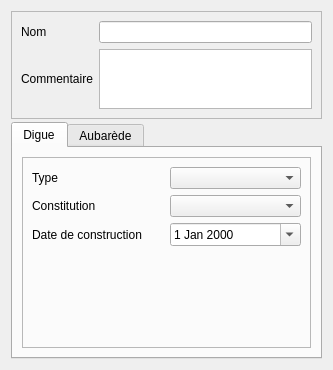
<?xml version="1.0" encoding="UTF-8"?>
<ui version="4.0">
 <class>Form</class>
 <widget class="QWidget" name="Form">
  <property name="geometry">
   <rect>
    <x>0</x>
    <y>0</y>
    <width>333</width>
    <height>370</height>
   </rect>
  </property>
  <property name="windowTitle">
   <string>Form</string>
  </property>
  <layout class="QVBoxLayout" name="verticalLayout" stretch="1,0,10">
   <property name="spacing">
    <number>3</number>
   </property>
   <item>
    <widget class="QFrame" name="frame_5">
     <property name="frameShape">
      <enum>QFrame::StyledPanel</enum>
     </property>
     <property name="frameShadow">
      <enum>QFrame::Raised</enum>
     </property>
     <layout class="QGridLayout" name="gridLayout_5">
      <item row="1" column="1">
       <widget class="QTextBrowser" name="textBrowser_commentaire">
        <property name="maximumSize">
         <size>
          <width>16777215</width>
          <height>60</height>
         </size>
        </property>
        <property name="readOnly">
         <bool>false</bool>
        </property>
       </widget>
      </item>
      <item row="1" column="0">
       <widget class="QLabel" name="label_15">
        <property name="text">
         <string>Commentaire</string>
        </property>
       </widget>
      </item>
      <item row="0" column="0">
       <widget class="QLabel" name="label">
        <property name="text">
         <string>Nom</string>
        </property>
       </widget>
      </item>
      <item row="0" column="1">
       <widget class="QLineEdit" name="lineEdit_nom"/>
      </item>
     </layout>
    </widget>
   </item>
   <item>
    <widget class="QTabWidget" name="tabWidget">
     <property name="currentIndex">
      <number>0</number>
     </property>
     <widget class="QWidget" name="tab">
      <attribute name="title">
       <string>Digue</string>
      </attribute>
      <layout class="QVBoxLayout" name="verticalLayout_2">
       <item>
        <widget class="QFrame" name="frame">
         <property name="frameShape">
          <enum>QFrame::StyledPanel</enum>
         </property>
         <property name="frameShadow">
          <enum>QFrame::Raised</enum>
         </property>
         <layout class="QGridLayout" name="gridLayout_2">
          <item row="0" column="0">
           <widget class="QLabel" name="label_2">
            <property name="text">
             <string>Type</string>
            </property>
           </widget>
          </item>
          <item row="1" column="0">
           <widget class="QLabel" name="label_3">
            <property name="text">
             <string>Constitution</string>
            </property>
           </widget>
          </item>
          <item row="1" column="1">
           <widget class="QComboBox" name="comboBox_contitution"/>
          </item>
          <item row="3" column="1">
           <spacer name="verticalSpacer_2">
            <property name="orientation">
             <enum>Qt::Vertical</enum>
            </property>
            <property name="sizeHint" stdset="0">
             <size>
              <width>20</width>
              <height>40</height>
             </size>
            </property>
           </spacer>
          </item>
          <item row="0" column="1">
           <widget class="QComboBox" name="comboBox_type"/>
          </item>
          <item row="2" column="0">
           <widget class="QLabel" name="label_9">
            <property name="text">
             <string>Date de construction</string>
            </property>
            <property name="wordWrap">
             <bool>true</bool>
            </property>
           </widget>
          </item>
          <item row="2" column="1">
           <widget class="QDateEdit" name="dateEdit_datecontruct">
            <property name="calendarPopup">
             <bool>true</bool>
            </property>
           </widget>
          </item>
         </layout>
        </widget>
       </item>
      </layout>
     </widget>
     <widget class="QWidget" name="tab_2">
      <attribute name="title">
       <string>Aubarède</string>
      </attribute>
      <layout class="QGridLayout" name="gridLayout_3">
       <item row="3" column="1">
        <widget class="QComboBox" name="comboBox_aubaredevegarboree"/>
       </item>
       <item row="2" column="1">
        <widget class="QComboBox" name="comboBox_aubaredevegarbustive"/>
       </item>
       <item row="1" column="1">
        <widget class="QComboBox" name="comboBox_aubaredevegherbacee"/>
       </item>
       <item row="0" column="0">
        <widget class="QLabel" name="label_4">
         <property name="text">
          <string>Largeur</string>
         </property>
        </widget>
       </item>
       <item row="0" column="1">
        <widget class="QComboBox" name="comboBox_aubaredelargeur"/>
       </item>
       <item row="1" column="0">
        <widget class="QLabel" name="label_5">
         <property name="text">
          <string>Végétation herbacée</string>
         </property>
         <property name="wordWrap">
          <bool>true</bool>
         </property>
        </widget>
       </item>
       <item row="5" column="1">
        <widget class="QTextBrowser" name="textBrowser_aubaredecommentaire">
         <property name="readOnly">
          <bool>false</bool>
         </property>
        </widget>
       </item>
       <item row="5" column="0">
        <widget class="QLabel" name="label_8">
         <property name="text">
          <string>Commentaire</string>
         </property>
        </widget>
       </item>
       <item row="6" column="1">
        <spacer name="verticalSpacer_3">
         <property name="orientation">
          <enum>Qt::Vertical</enum>
         </property>
         <property name="sizeHint" stdset="0">
          <size>
           <width>20</width>
           <height>40</height>
          </size>
         </property>
        </spacer>
       </item>
       <item row="2" column="0">
        <widget class="QLabel" name="label_7">
         <property name="text">
          <string>Végétation arbustive</string>
         </property>
         <property name="wordWrap">
          <bool>true</bool>
         </property>
        </widget>
       </item>
       <item row="3" column="0">
        <widget class="QLabel" name="label_6">
         <property name="text">
          <string>Végétation arborée</string>
         </property>
         <property name="wordWrap">
          <bool>true</bool>
         </property>
        </widget>
       </item>
      </layout>
     </widget>
    </widget>
   </item>
   <item>
    <spacer name="verticalSpacer">
     <property name="orientation">
      <enum>Qt::Vertical</enum>
     </property>
     <property name="sizeHint" stdset="0">
      <size>
       <width>20</width>
       <height>40</height>
      </size>
     </property>
    </spacer>
   </item>
  </layout>
 </widget>
 <resources>
  <include location="../../resources.qrc"/>
 </resources>
 <connections/>
</ui>
